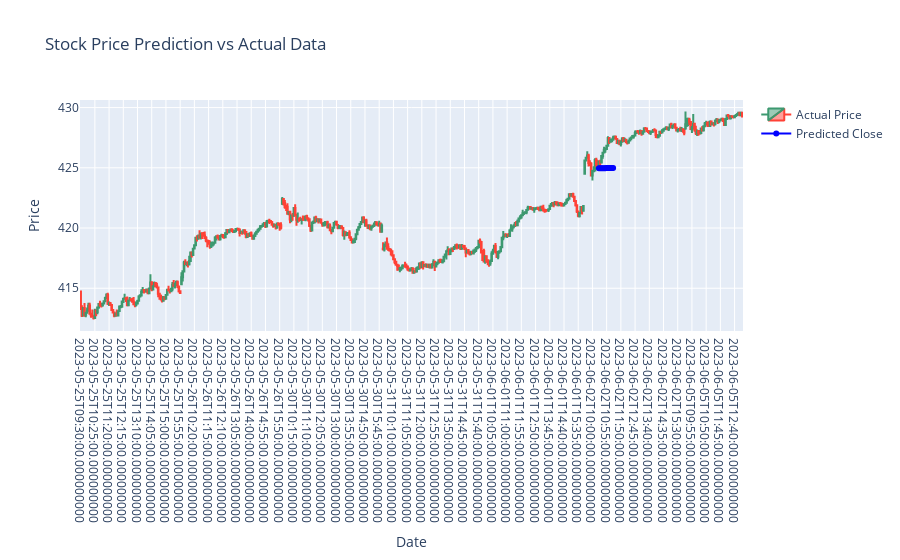

Notebook cell for this chart:
### Code cell
predict_data_from_point(model,'2023-06-02 10:20:00', plot_graph=True, feature_scaler=rscaler)

### Figure 1 — Plotly figure (JSON) as saved in the notebook; plotly's stock layout.template omitted (floating-point values rounded to 4 significant figures; data arrays with more than 128 entries replaced by an {"elided": "..."} marker saying what was removed)
{"data": [{"close": {"elided": "513 float values"}, "high": {"elided": "513 float values"}, "low": {"elided": "513 float values"}, "name": "Actual Price", "open": {"elided": "513 float values"}, "type": "candlestick", "x": {"elided": "513 str values"}}, {"line": {"color": "blue", "width": 2}, "mode": "lines+markers", "name": "Predicted Close", "type": "scatter", "x": ["2023-06-02T10:25:00.000000000", "2023-06-02T10:30:00.000000000", "2023-06-02T10:35:00.000000000", "2023-06-02T10:40:00.000000000", "2023-06-02T10:45:00.000000000", "2023-06-02T10:50:00.000000000", "2023-06-02T10:55:00.000000000", "2023-06-02T11:00:00.000000000", "2023-06-02T11:05:00.000000000", "2023-06-02T11:10:00.000000000", "2023-06-02T11:15:00.000000000", "2023-06-02T11:20:00.000000000", "2023-06-02T11:25:00.000000000"], "y": [425.0, 425.0, 425.0, 425.0, 425.0, 425.0, 425.0, 425.0, 425.0, 425.0, 425.0, 425.0]}], "layout": {"title": {"text": "Stock Price Prediction vs Actual Data"}, "xaxis": {"rangeslider": {"visible": false}, "title": {"text": "Date"}, "type": "category"}, "yaxis": {"fixedrange": false, "title": {"text": "Price"}}}}
